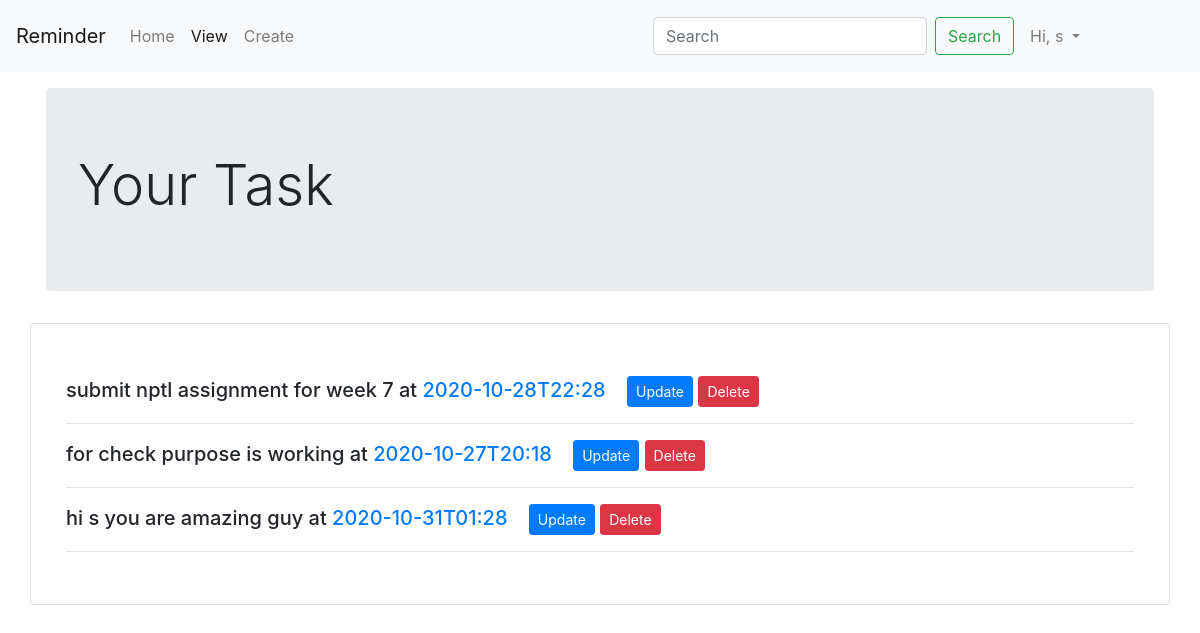
The app's page /view (signed in) with its own data.
### reminder/models.py (models this page shows, shortened)
class Details(models.Model):
    sno = models.AutoField(primary_key=True)
    detail = models.TextField()
    datetime = models.TextField()
    user = models.ForeignKey(User, on_delete=models.CASCADE)

### reminder/views.py (the view)
# urls.py: path('view', views.view, name="view"),
@login_required(login_url="/")
def view(request):
    log_user = request.user
    alldata = Details.objects.filter(user=log_user)
    context = {'alldata':alldata}
    return render(request, "view.html",context)

### templates/view.html (shortened to what this page needs)
<!DOCTYPE html>
<html lang="en">
<head>
    <link rel="stylesheet" href="https://cdn.jsdelivr.net/npm/bootstrap@4.5.3/dist/css/bootstrap.min.css">
</head>
<body>
    <nav class="navbar navbar-expand-lg navbar-light bg-light">
  <a class="navbar-brand" href="/">Reminder</a>
  <div class="collapse navbar-collapse" id="navbarSupportedContent">
    <ul class="navbar-nav mr-auto">
      <li class="nav-item">
        <a class="nav-link" href="/">Home </a>
      </li>
      <li class="nav-item active">
        <a class="nav-link" href="/view">View</a>
      </li>
      <li class="nav-item ">
        <a class="nav-link" href="/task">Create<span class="sr-only">(current)</span></a>
      </li>
    </ul>
    <form method="get" action="search" class="form-inline my-2 my-lg-0">
      <input class="form-control mr-sm-2" name="search" type="search" placeholder="Search" aria-label="Search">
      <button class="btn btn-outline-success my-2 my-sm-0" type="submit">Search</button>
    </form>
    {% if user.is_authenticated %}
            <ul class ="navbar-nav m-2">
            <li class="nav-item dropdown mr-5">
            <a class="nav-link dropdown-toggle" href="#" id="navbarDropdown" role="button" data-toggle="dropdown" aria-haspopup="true" aria-expanded="false">
          Hi, {{request.user}}
            </a>
        </li>
        <ul>
    {% else %}
    <div class="mx-1">
        <button type="button" class="btn btn-primary" data-toggle="modal" data-target="#signup">signup</button>
        <button type="button" class="btn btn-primary" data-toggle="modal" data-target="#login">login</button>
    </div>
    {% endif %}
  </div>
</nav>
<div class="container my-3 px-3">
    <div class="jumbotron">
  <h1 class="display-4">Your Task</h1>
</div>
</div>
<div class="container my-3 card">
    <div class="card-body my-3">
   {% for data in alldata %}
        <h5 class="my-3" name="deatils_task">{{data.detail}} at <a href="#" name="task_date">{{data.datetime}}</a>
        <a href="update/{{data.sno}}" class="btn btn-primary btn-sm ml-3">Update</a>
        <a href="delete/{{data.sno}}" class="btn btn-danger btn-sm">Delete</a>
        </h5>
        <hr>
   {% endfor %}
   </div>
</div>
</body>
</html>

### records on screen
Details: detail "submit nptl assignment for week 7", datetime "2020-10-28T22:28"
Details: detail "for check purpose is working", datetime "2020-10-27T20:18"
Details: detail "hi s you are amazing guy", datetime "2020-10-31T01:28"

### other values on screen
{{ request.user }} "s"
